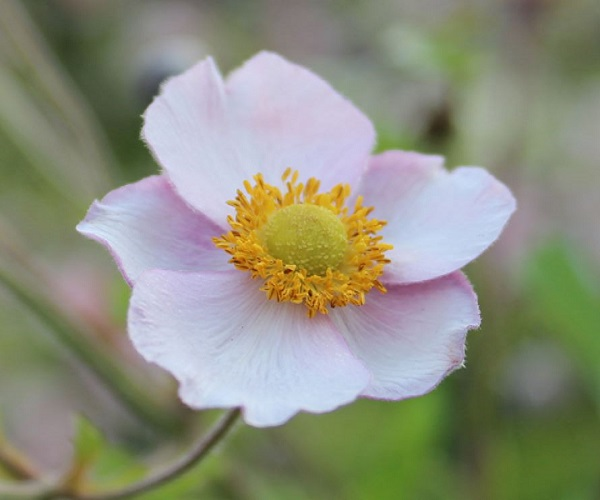
%> input picture (Advanced) Multimedia Information Processing and Communications/13 (04) Logical and Arithmetical Operations on Images/Matlab Workspace/rose1.jpg, 600 x 500 px
$ octave im_logic_OR.m   (GNU Octave 9; MATLAB toolbox functions it lacks are replaced by stand-ins)
%> lines starting %> are read from the running program, lines starting %| are printed output that depends on the picture; in (x1, y1, x2, y2) boxes, pixels count from 0 and x2, y2 are one past the last pixel; in counts of white or black regions, pixels touching at a corner belong together; the program's own positions count from 1
clc;
clear ;

im1 = imread('rose1.jpg'); % reading image
%> im1 is the input picture: size 500x600x3 uint8; mean R, G, B 140.7, 143.3, 125.3
im2 = imread('rose2.jpg'); % reading image
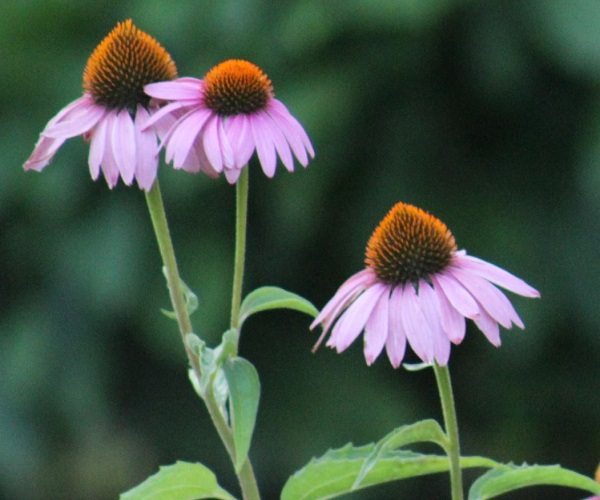
%> input picture (Advanced) Multimedia Information Processing and Communications/13 (04) Logical and Arithmetical Operations on Images/Matlab Workspace/rose2.jpg, 600 x 500 px
%> im2 is the input picture: size 500x600x3 uint8; mean R, G, B 66.5, 81.1, 67.6


im1_bw = im2bw(im1);       % converting RGB image to black and white *
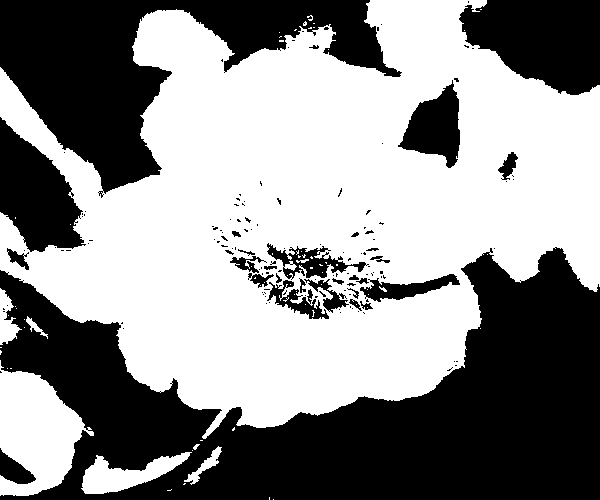
%> im1_bw: size 500x600 logical; 55.7% white; 140 black regions (110 under 20 px), largest, box (x1, y1, x2, y2) and area: (0, 247, 600, 500) 76487, (0, 0, 402, 198) 30468, (459, 0, 600, 95) 9894
im2_bw = im2bw(im2);      % converting RGB image to black and white
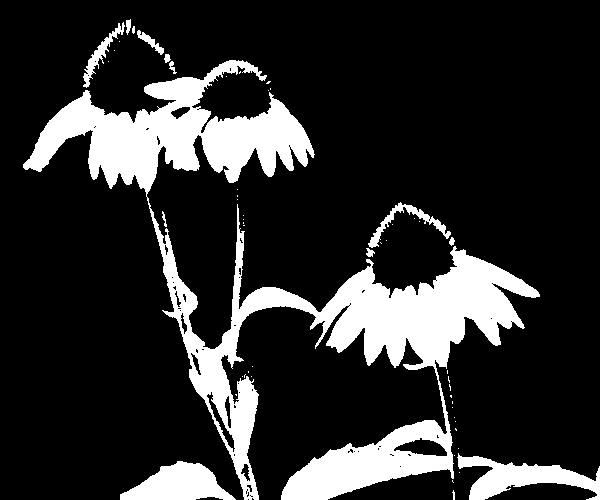
%> im2_bw: size 500x600 logical; 17.8% white; 53 white regions (40 under 20 px), largest, box (x1, y1, x2, y2) and area: (23, 60, 540, 500) 45957, (457, 453, 600, 500) 2920, (120, 461, 236, 500) 2730

Operation_or_result = or(im1_bw,im2_bw); % performing OR logic on the images
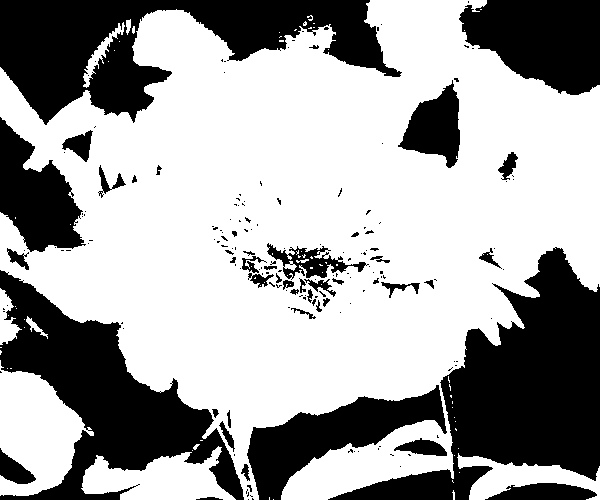
%> Operation_or_result: size 500x600 logical; 64% white; 175 black regions (129 under 20 px), largest, box (x1, y1, x2, y2) and area: (328, 247, 600, 500) 27671, (0, 0, 402, 125) 23579, (0, 270, 244, 500) 21025


figure('Name','Logic operation "OR"','NumberTitle','on')

 subplot(4,4,1),
 imshow(im1);            %Display the image
 title('image 1');

 subplot(4,4,2),
 imshow(im2);            %Display the image
 title('image 2');

 subplot(4,4,3),
 imshow(im1_bw);            %Display the image
 title('image1 B&W');

 subplot(4,4,4),
 imshow(im2_bw);            %Display the image
 title('image2 B&W');


 subplot(2,2,[3,4]),
 imshow(Operation_or_result); %Display the result
 title('Logic Operation : OR')
